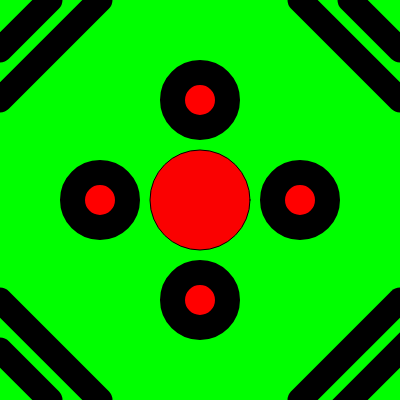
Frame 1 (no input)
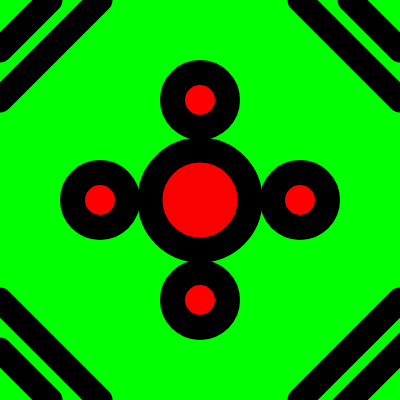
Frame 60 (no input)
Frame 120 (the mouse pressed at the canvas centre since frame 60): identical to frame 60, image omitted

The p5.js sketch that drew these frames (run headless with seeded random() and noise() and a simulated clock; from frame 60 on, the mouse is pressed at the canvas centre):

// p5.js sketch
// ── sketch.js
function setup() {
  createCanvas(400, 400);
}

function draw() {
  background(0, 255, 0)
  fill('rgb(250,1,1)')
ellipse(200,200,100,100)
fill('red')
    strokeWeight(25)
  fill('rgb(255,0,0)')

  
  
  
  
  ellipse(200,100,55,55)
  
  
  ellipse(200,300,55,55)

  ellipse(100,200,55,55)
ellipse(300,200,55,55)
 
  
  line(300,400 ,400,300)
  line(150,600,600,150)
  line(0,300,100,400)
line(0,350,50,400)
line(0,100,100,0)
  line(0,50,50,0)
  line(300,0,400,100)
  line(350,0,400,50)
  
  
  
  
  
  
  
  
  
  
  
  
  
  
  
  
}
